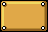

Rendered tile map (Tiled .tmx) drawn with the repository's tilesets; below, a short description and the full map source, tile grids included:
An orthogonal 3x2 tile map with 16x16 px tiles, 1 tile layer (圖塊層 1).

<map version="1.10" tiledversion="1.10.2" orientation="orthogonal" renderorder="right-down" width="3" height="2" tilewidth="16" tileheight="16" infinite="0" nextlayerid="2" nextobjectid="1">
 <tileset firstgid="1" name="tileset" tilewidth="16" tileheight="16" tilecount="1204" columns="43">
  <image source="../effects_UI_tiles/tileset.png" width="688" height="450" />
 </tileset>
 <layer id="1" name="圖塊層 1" width="3" height="2">
  <data encoding="csv">
548,549,550,
591,592,593
</data>
 </layer>
</map>
